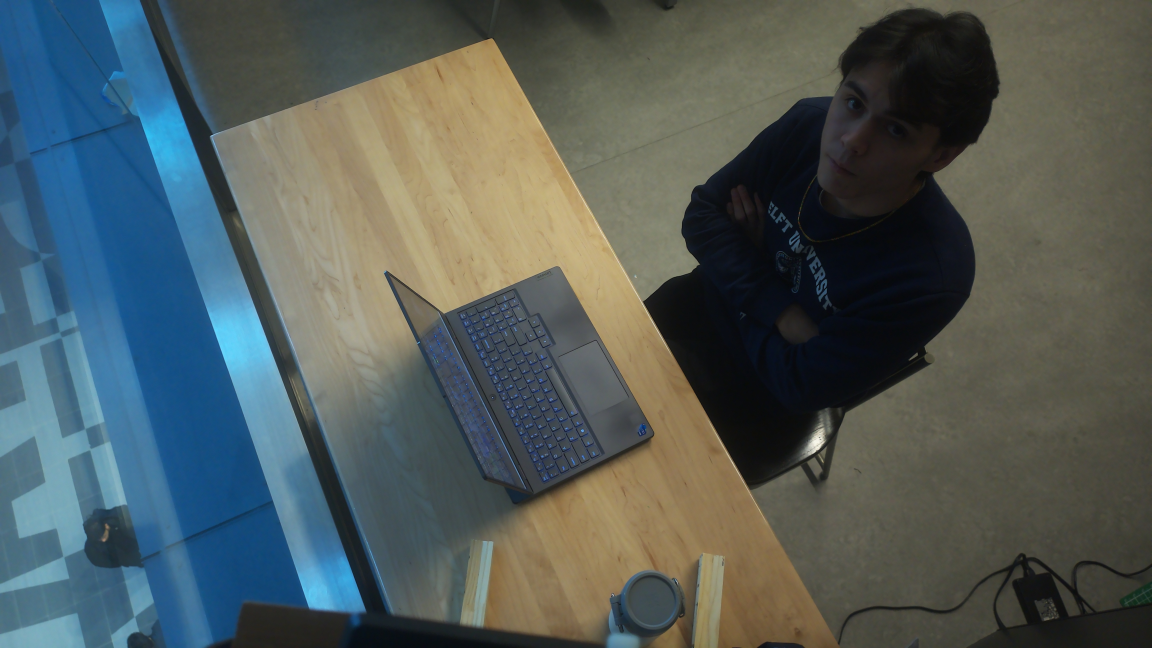
#> input picture python/baseline/baseline0_2025-03-13_12-59-50.jpg, 4608 x 2592 px (shown at 1/4 size); its folder holds 4 pictures in this run
$ python dataset_annotator.py -directory_path baseline
#> lines starting #> are read from the running program, lines starting #| are printed output that depends on the picture
# This script will help me take a directory full of images and use it
# to create an annotated test set that the model testing script can
# understand.

import cv2
import os
import yaml
import argparse

# Global variables
annotations = []
drawing = False
start_x, start_y = -1, -1
current_image = None
current_annotations = []
image_list = []
image_index = 0
baseline_image = None

def draw_rectangle(event, x, y, flags, param):
    global start_x, start_y, drawing, current_image, current_annotations

    if event == cv2.EVENT_LBUTTONDOWN:
        drawing = True
        start_x, start_y = x, y
    elif event == cv2.EVENT_MOUSEMOVE:
        if drawing:
            temp_img = current_image.copy()
            cv2.rectangle(temp_img, (start_x, start_y), (x, y), (0, 255, 0), 2)
            cv2.imshow("Annotation", temp_img)
    elif event == cv2.EVENT_LBUTTONUP:
        drawing = False
        end_x, end_y = x, y
        bbox = (min(start_x, end_x), min(start_y, end_y), abs(end_x - start_x), abs(end_y - start_y))
        current_annotations.append(bbox)
        cv2.rectangle(current_image, (start_x, start_y), (end_x, end_y), (0, 255, 0), 2)
        cv2.imshow("Annotation", current_image)

def annotate_images(directory, baseline_photo=None):
#> called with directory = 'baseline'
    global image_list, image_index, current_image, current_annotations, baseline_image

    image_list = sorted([f for f in os.listdir(directory) if f.lower().endswith(('png', 'jpg', 'jpeg'))])
    if not image_list:
        print("No images found in directory.")
        return

    if baseline_photo and baseline_photo in image_list:
        image_list.remove(baseline_photo)
        image_list.insert(0, baseline_photo)

    cv2.namedWindow("Annotation")
    cv2.setMouseCallback("Annotation", draw_rectangle)

    baseline_path = os.path.join(directory, image_list[0])
    baseline_image = cv2.imread(baseline_path)
#> baseline_image is the input picture: shape (2592, 4608, 3); mean B, G, R 89.8, 91.2, 81.2
    if baseline_image is not None:
        baseline_image = resize_image(baseline_image)
#> in resize_image, `return cv2.resize(image, (width, height))`:
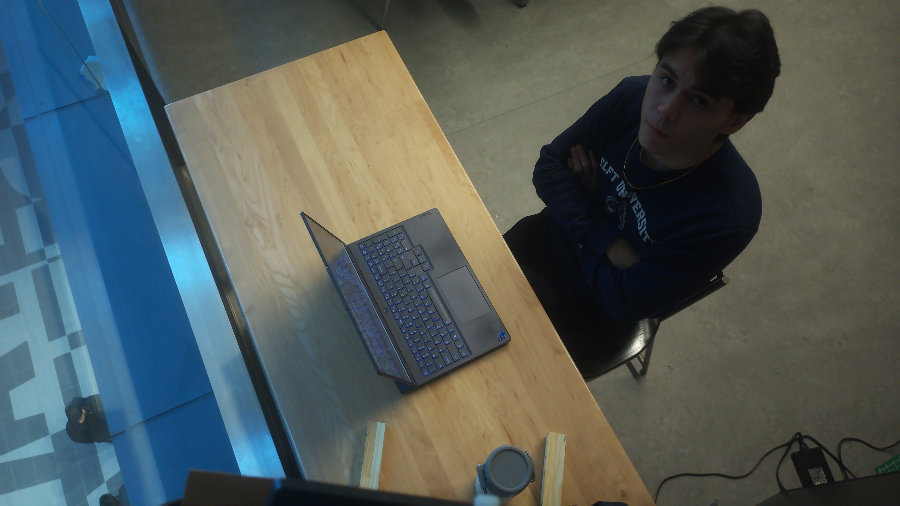
#> returned value: shape (506, 900, 3); mean of channels 0, 1, 2 89.7, 91.2, 81.2; drawn as B, G, R
        cv2.namedWindow("Baseline")
        cv2.imshow("Baseline", baseline_image)

    for image_name in image_list:
        image_path = os.path.join(directory, image_name)
        current_image = cv2.imread(image_path)
        current_annotations = []

        if current_image is None:
            print(f"Error loading {image_path}")
            continue

        current_image = resize_image(current_image)
        cv2.imshow("Annotation", current_image)
        key = cv2.waitKey(0)  # Wait for user input
#> (key Esc is pressed here)

        if key == ord('n'):
            scaled_annotations = scale_annotations_back(current_annotations, current_image.shape[1], image_path)
            annotations.append({"photo_path": image_path, "annotations": sorted(scaled_annotations)})
#> pass 2 of the loop in annotate_images, `for image_name in image_list:`:
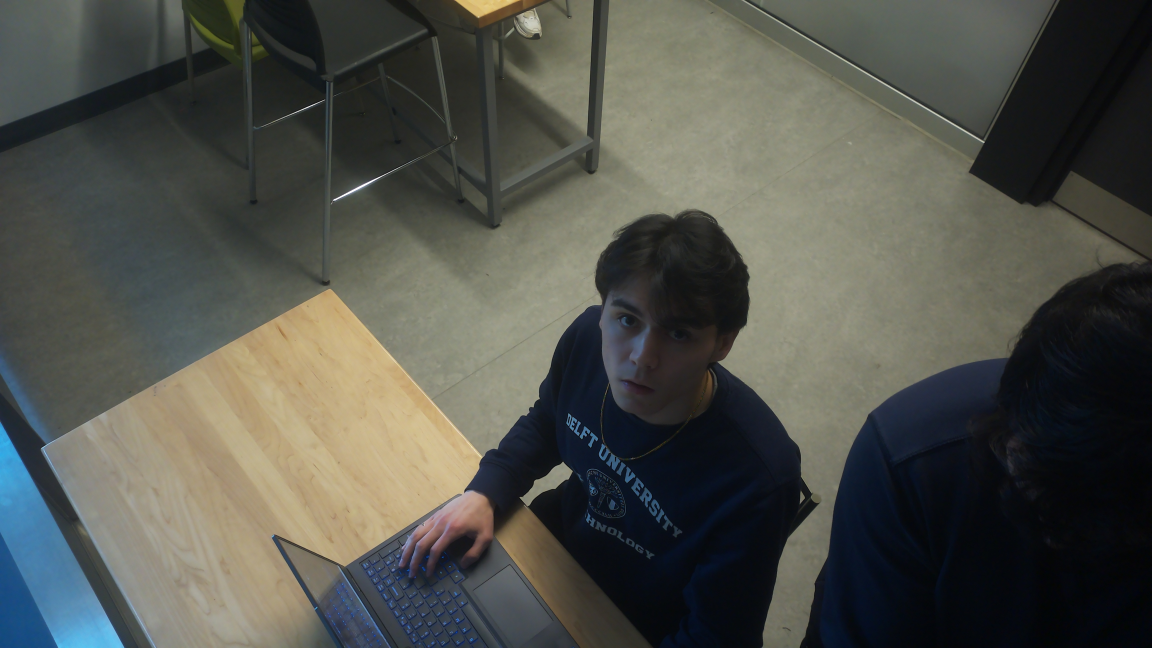
#> input picture python/baseline/baseline0_2025-03-13_13-05-49.jpg, 4608 x 2592 px (shown at 1/4 size)
#> in annotate_images, current_image is the input picture: shape (2592, 4608, 3); mean B, G, R 75.1, 82, 80.6
#> in resize_image (call 3), `return cv2.resize(image, (width, height))`:
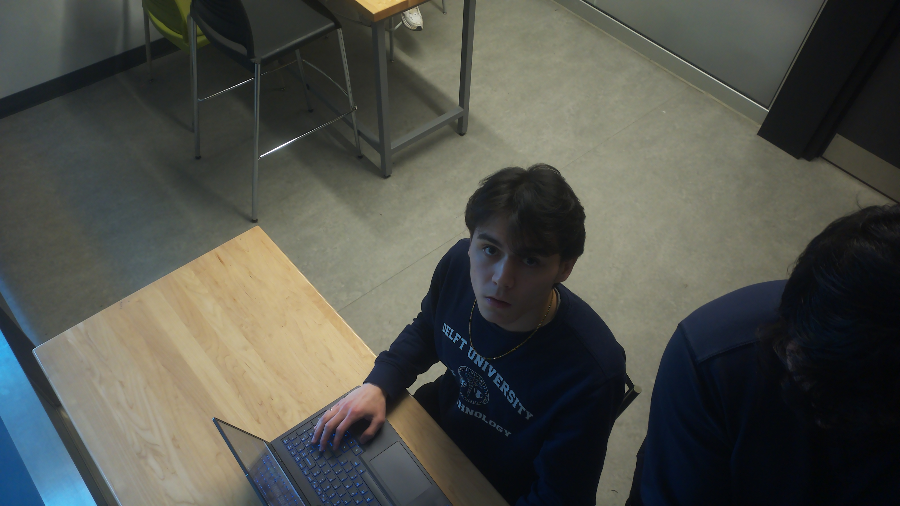
#> returned value: shape (506, 900, 3); mean of channels 0, 1, 2 75, 81.9, 80.5; drawn as B, G, R
#> (key Enter is pressed here)
#> pass 3 of the loop in annotate_images, `for image_name in image_list:`:
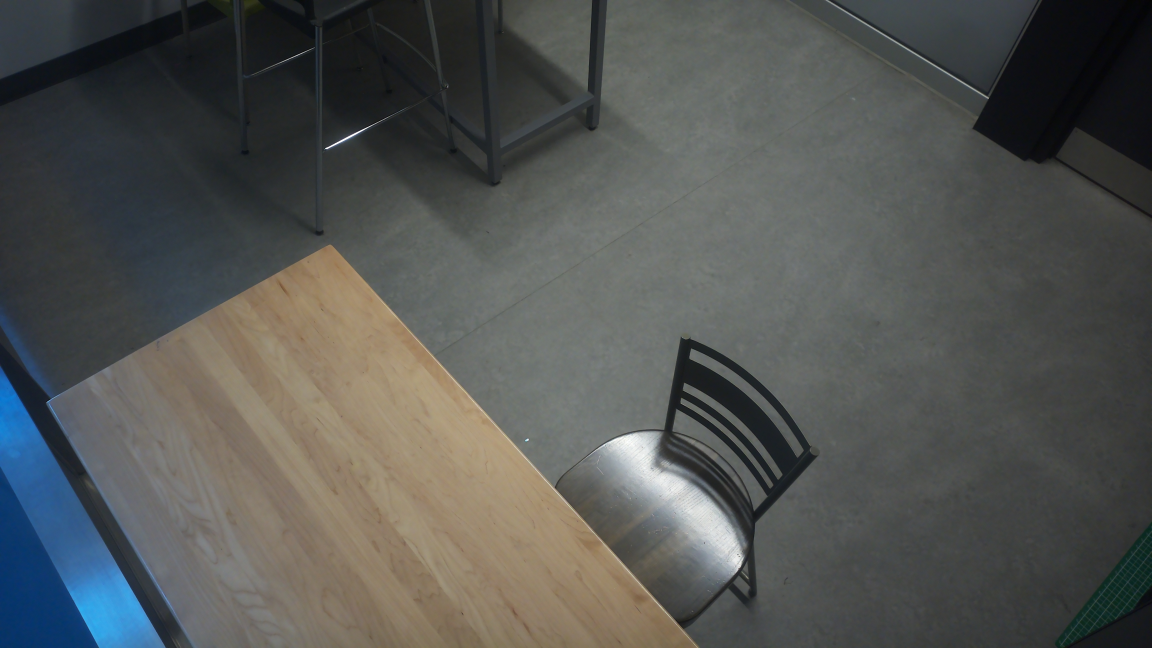
#> input picture python/baseline/baseline0_2025-03-13_13-09-52.jpg, 4608 x 2592 px (shown at 1/4 size)
#> in annotate_images, current_image is the input picture: shape (2592, 4608, 3); mean B, G, R 83, 85.2, 83.3
#> in resize_image (call 4), `return cv2.resize(image, (width, height))`:
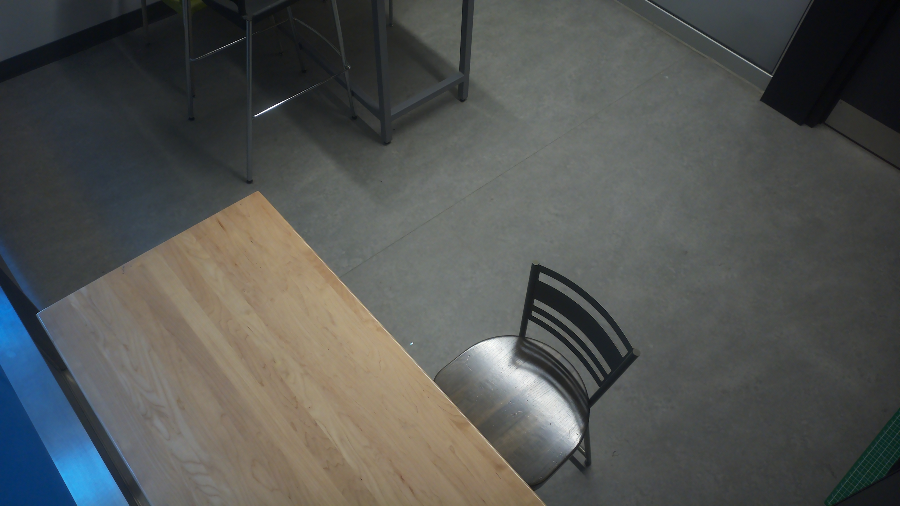
#> returned value: shape (506, 900, 3); mean of channels 0, 1, 2 82.9, 85.2, 83.2; drawn as B, G, R
#> the loop made 4 passes; the first 3 are shown

    cv2.destroyAllWindows()
    save_annotations(directory)

def resize_image(image, width=900):
    height = int(image.shape[0] * (width / image.shape[1]))
    return cv2.resize(image, (width, height))

def scale_annotations_back(annotations, current_width, image_path):
    original_image = cv2.imread(image_path)
    scale_factor = original_image.shape[1] / current_width
    return [(int(x * scale_factor), int(y * scale_factor), int(w * scale_factor), int(h * scale_factor)) for (x, y, w, h) in annotations]


def save_annotations(directory):
    dataset = {"images": annotations}
    output_file = os.path.join(directory, "dataset.yaml")
    with open(output_file, 'w') as f:
        yaml.dump(dataset, f, default_flow_style=False)
    print(f"Annotations saved to {output_file}")

if __name__ == "__main__":
    parser = argparse.ArgumentParser(description="Photo Annotation Script")
    parser.add_argument("-directory_path", required=True, help="Path to the directory containing images")
    parser.add_argument("-baseline_photo_name", required=False, help="Optional baseline photo filename")
    args = parser.parse_args()

    annotate_images(args.directory_path, args.baseline_photo_name)
